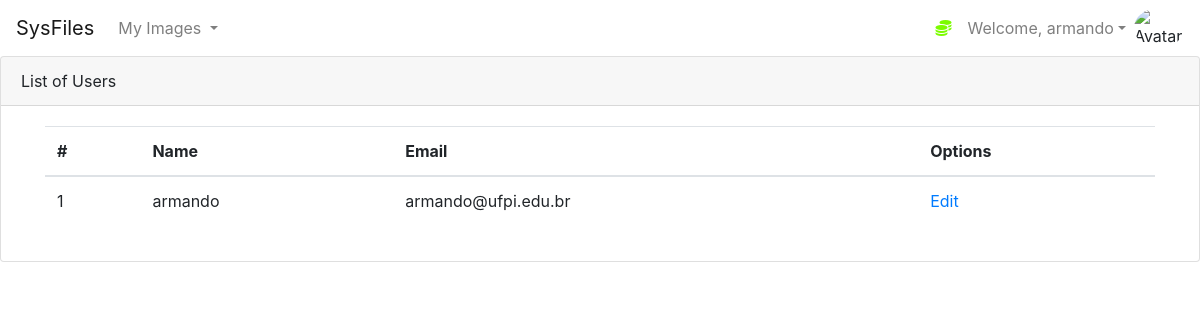
Page /users (signed in) on the earlier database version.
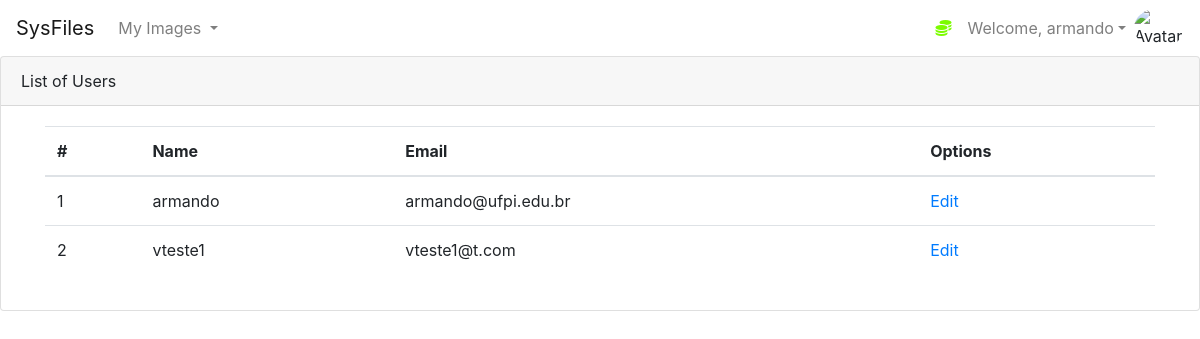
Same page on the later database version.
### myapp/dao.py (models this page shows, shortened)
class User(db.Model, UserMixin):
    id = db.Column(db.Integer(), primary_key=True)
    username = db.Column(db.String(length=30), nullable=False, unique=True)
    email_address = db.Column(db.String(length=50), nullable=False, unique=True)
    password_hash = db.Column(db.String(length=60), nullable=False)
    my_files = db.relationship('File', secondary=user_files, backref='myfiles')
    @property
    def password(self):
        return self.password

### myapp/users.py (the view)
@app.route('/users')
@login_required
def pagination_page():
    page, per_page, offset = get_page_args(page_parameter='page', per_page_parameter='per_page')
    users_service = Users()
    users = users_service.list_all_users()
    total = len(users)
    pagination_users = get_users(offset=offset, per_page=per_page, users=users)
    pagination = Pagination(page=page, per_page=per_page, total=total, css_framework='bootstrap4')
    return render_template('users/pagination.html', users=pagination_users, page=page, per_page=per_page, pagination=pagination)

### myapp/dao.py (called while the page is built)
@login_manager.user_loader
def load_user(user_id):
    return User.query.get(int(user_id))

    def list_all_users(self):
        return User.query.all()

### myapp/users.py (called while the page is built)
def get_users(offset=0, per_page=10, users=all_users):
    return users[offset: offset + per_page]

### myapp/templates/users/pagination.html (shortened to what this page needs)
{% extends 'base.html' %}
{% block content %}
<div class="card">
  <div class="card-header">
    List of Users
  </div>
  <div class="card-body">
    <div class="container">
      <div class="table-responsive">
        <table class="table table-hover">
          <thead>
            <tr>
              <th>#</th>
              <th>Name</th>
              <th>Email</th>
              <th>Options</th>
            </tr>
          </thead>
          <tbody>
            {% for user in users %}
            <tr>
              <td>{{ loop.index + (page - 1) * per_page }}</td>
              <td>{{ user.username }}</td>
              <td>{{ user.email_address}} </td>
              <td><a href="#">Edit</a></td>
            </tr>
            {% endfor %}
          </tbody>
        </table>
      </div>
  </div>
  </div>
</div>
{% endblock %}

### myapp/templates/base.html (shortened to what this page needs)
<!doctype html>
<html lang="en">
   <head>
      <link rel="stylesheet" href="https://cdn.jsdelivr.net/npm/bootstrap@4.5.3/dist/css/bootstrap.min.css">
   </head>
   <body>
    <nav class="navbar navbar-expand-md navbar-light">
      <a class="navbar-brand" href="{{ url_for('dashboard_page') }} ">SysFiles</a>
      <div class="collapse navbar-collapse" id="navbarNav">
          {% if current_user.is_authenticated %}
            <ul class="navbar-nav mr-auto">
                <li class="nav-item dropdown">
                    <a class="nav-link dropdown-toggle" href="#" id="navbardrop1" data-toggle="dropdown">
                    My Images
                    </a>
                </li>
            </ul>
            <ul class="navbar-nav">
                <li class="nav-item">
                    <a class="nav-link" style="color: lawngreen; font-weight: bold">
                        <i class="fas fa-coins"></i>
                    </a>
                </li>
                <li class="nav-item dropdown">
                    <a class="nav-link dropdown-toggle" href="#" id="navbardropprofile" data-toggle="dropdown">Welcome, {{ current_user.username }}</a>
                </li>
                <img src="{{ url_for('static', filename='img/anonymous2.png') }}" class="rounded-circle" style="width: 50px;" alt="Avatar">
            </ul>
          {% endif %}
      </div>
    </nav>
      {% block content %}
      {% endblock %}
   </body>
</html>

Differences in the rows shown:
added User: username "vteste1", email_address "vteste1@t.com"
